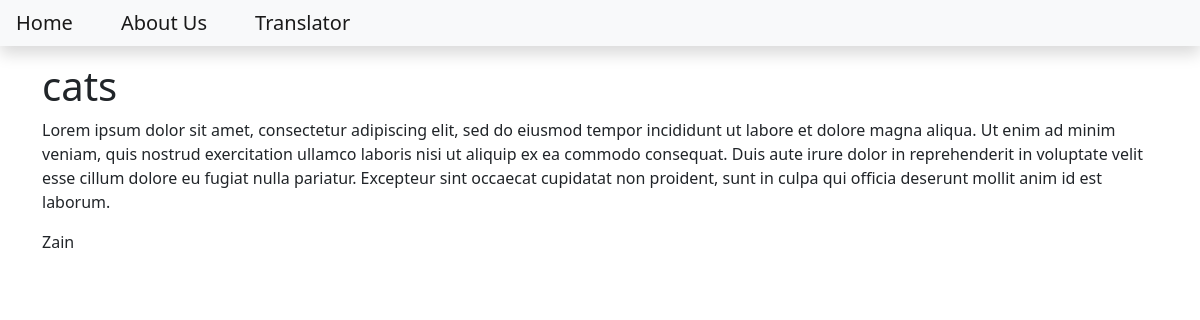
Page /cats on the committed database.
### blog/models.py (models this page shows, shortened)
class Post(models.Model):
    title = models.CharField(max_length=200)
    content = models.TextField()
    date_created = models.DateTimeField(auto_now_add=True)
    slug = models.SlugField(max_length=200, unique=True)
    author = models.ForeignKey(to=User, on_delete=models.CASCADE)
    status = models.IntegerField(choices=STATUS)

### blog/views.py (the view)
# urls.py: path("<slug:slug>", views.BlogView.as_view(), name="blog_view"),
class BlogView(generic.DetailView):
    model = Post
    template_name = "blog.html"

### templates/blog.html
{% extends 'base.html' %}
{% block content %}
    <div class="container">
        <h1>{{object.title}}</h1>
        <p>{{object.content}}</p>
        <p>{{object.author | title}}</p>
    </div>
{% endblock content %}

### rows in the picture
Post: title "cats", content "Lorem ipsum dolor sit amet, consectetur adipiscing elit, sed do eiusmod tempor incididunt ut labore et dolore magna aliqua. Ut enim ad minim veniam, quis nostrud exercitation ullamco laboris nisi ut aliquip ex ea commodo consequat. Duis aute irure dolor in reprehenderit in voluptate velit esse cillum dolore eu fugiat nulla pariatur. Excepteur sint occaecat cupidatat non proident, sunt in culpa qui officia deserunt mollit anim id est laborum.", author "Zain"
